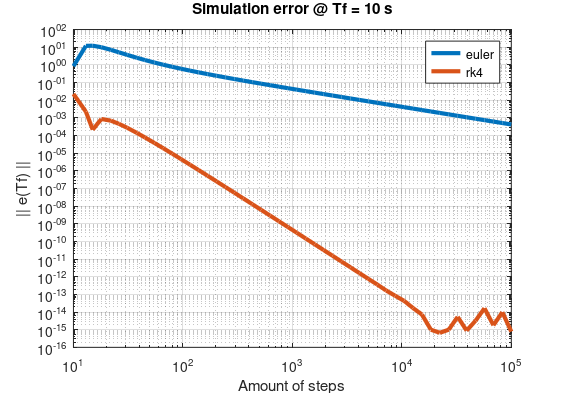
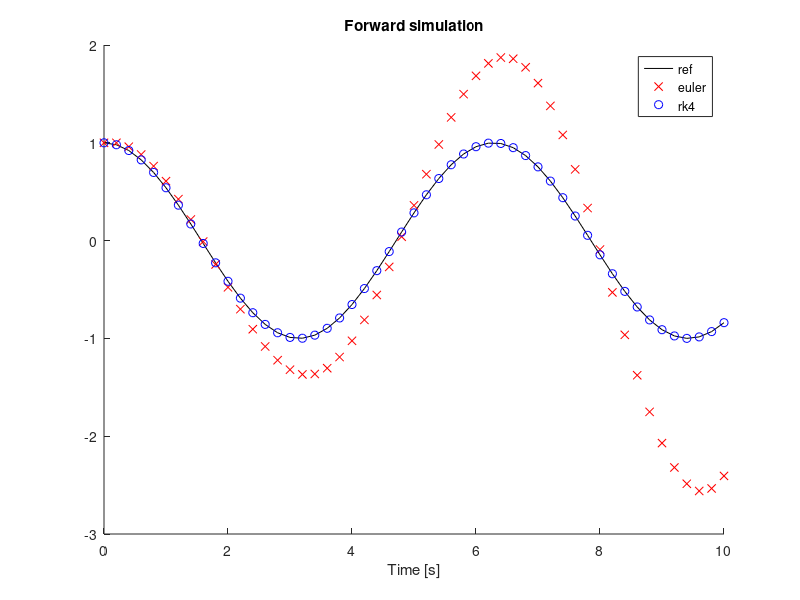

These charts were generated, in order, by the following MATLAB code:
close all
clc
clear all

% Model definition
% statespace: [position;velocity]
ode = @(x) [x(2);-x(1)];
refsol = @(t) cos(t);

% Final time of integration
Tf  = 10;


% Intial condition
x0 = [1;0];

N = 50;
ts = linspace(0,Tf,N+1);
h = Tf/N;

% Euler integration
x_euler = zeros(2,N+1);
x_euler(:,1) = x0;
for k=1:N
    x_euler(:,k+1) = x_euler(:,k)+ode(x_euler(:,k))*h;
end

% Runge-kutta integration
x_rk4 = zeros(2,N+1);
x_rk4(:,1) = x0;
for k=1:N
  k1 = ode(x_rk4(:,k));
  k2 = ode(x_rk4(:,k)+h/2*k1);
  k3 = ode(x_rk4(:,k)+h/2*k2);
  k4 = ode(x_rk4(:,k)+h*k3  );
  x_rk4(:,k+1) = x_rk4(:,k) + h/6 * (k1 + 2*k2 + 2*k3 + k4);
end

figure
hold on
plot(ts,refsol(ts),'k-')
plot(ts,x_euler(1,:),'rx')
plot(ts,x_rk4(1,:),'bo')
legend('ref','euler','rk4')
title('Forward simulation')
xlabel('Time [s]')

% Sensitivity to amount of control intervals

Ns = ceil(logspace(1,5));

e_euler = [];
e_rk4 = [];

for N=Ns
    h = Tf/N;
    % Euler integration
    x = x0;
    for k=1:N
        x = x+ode(x)*h;
    end
    
    e_euler = [e_euler x(1)-refsol(Tf)];

    % Runge-kutta integration
    x = x0;
    for k=1:N
      k1 = ode(x);
      k2 = ode(x+h/2*k1);
      k3 = ode(x+h/2*k2);
      k4 = ode(x+h*k3  );
      x = x + h/6 * (k1 + 2*k2 + 2*k3 + k4);
    end

    e_rk4 = [e_rk4 x(1)-refsol(Tf)];
        
end

figure()
loglog(Ns, abs(e_euler),'linewidth',3)
hold on
loglog(Ns, abs(e_rk4),'linewidth',3)
title(['Simulation error @ Tf = ' num2str(Tf) ' s'])
xlabel('Amount of steps')
ylabel('|| e(Tf) ||')
legend('euler','rk4')
grid on

set(gcf,'paperunits','centimeters');
set(gcf,'paperorientation','landscape');
set(gcf,'papersize',[29.7 21]/2);
set(gcf,'paperposition',[1 1 28.7 20]/2);
print('../../seminar-text/figures/integrators','-dpdf')
